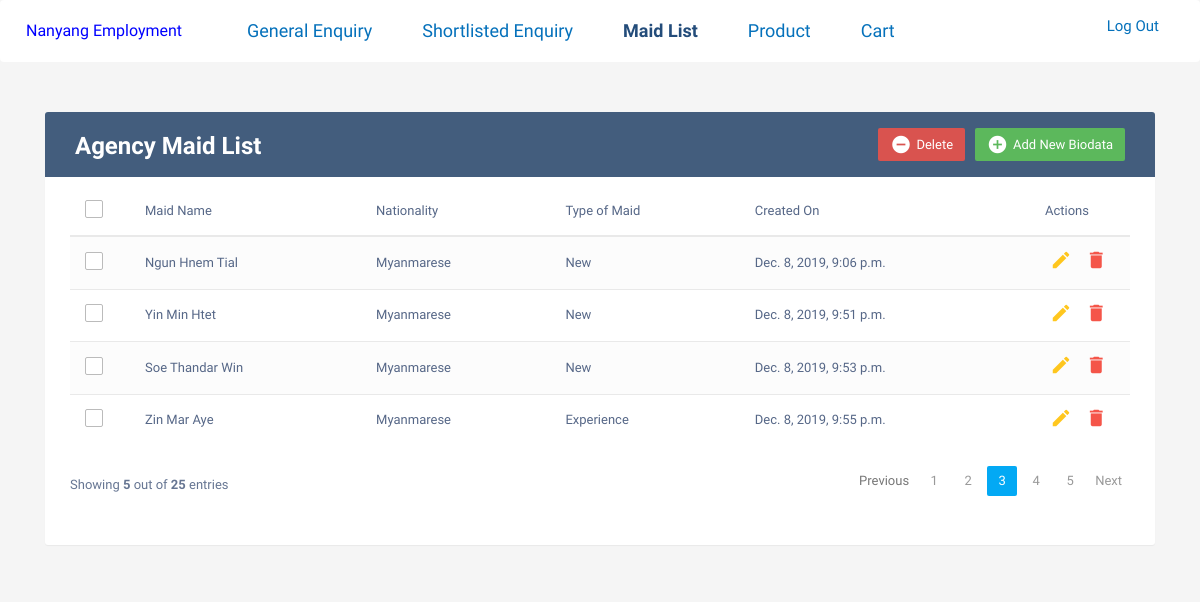
The page /agency/maid_list (signed in) on the database its author committed.
### accounts/models.py (models this page shows, shortened)
class Agency(models.Model):
    user = models.OneToOneField(User, on_delete=models.CASCADE, primary_key=True)
    agency_name = models.CharField(max_length=100, blank=False, null=True)
    agency_license = models.CharField(max_length=20, blank=False, null=True)
    office_no = models.CharField(max_length=20, blank=False, null=True)
    office_address = models.CharField(max_length=100, blank=False, null=True)
    handphone_no = models.CharField(max_length=20, blank=False)

### agency/models.py (models this page shows, shortened)
class Maid(models.Model):
    name = models.CharField(max_length=30, blank=False)
    nationality = models.CharField(
        max_length=50,
        choices = [
            ("Filipino", "Filipino"),
            ("Indonesian", "Indonesian"),
            ("Indian", "Indian"),
            ("Myanmarese", "Myanmarese"),
            ("Others", "Others"),
            ("No Preference", "No Preference"),
            ],
        default="No Preference"
        )
    type_of_maid = models.CharField(
        max_length=50,
        choices = [
            ("New", "New"),
            ("Transfer", "Transfer"),
            ("Experience", "Experience"),
            ("No Preference", "No Preference"),
            ],
        default="No Preference"
        )
    main_responsibility = models.CharField(
        max_length=50,
        choices = [
            ("Cooking", "Cooking"),
            ("Care for Children", "Care for Children"),
            ("Care for Elderly", "Care for Elderly"),
            ("Care for Disabled", "Care for Disabled"),
            ("General Housework", "General Housework"),
            ("No Preference", "No Preference"),
            ],
        default="No Preference"
        )
    language_ability = models.CharField(
        max_length=50,
        choices = [
            ("English", "English"),
            ("Mandarin/ Chinese Dialect", "Mandarin/ Chinese Dialect"),
            ("Bahasa Indonesia", "Bahasa Indonesia"),
            ("Hindi/ Tamil", "Hindi/ Tamil"),
            ("Burmese", "Burmese"),
            ("No Preference", "No Preference"),
            ],
        default="No Preference"
        )
    age = models.CharField(
        max_length=50,
        choices = [
            ("23 to 25", "23 to 25"),
            ("26 to 30", "26 to 30"),
            ("31 to 35", "31 to 35"),
            ("36 to 40", "36 to 40"),
            ("41 to 50", "41 to 50"),
            ("No Preference", "No Preference"),
            ],
        default="No Preference"
        )
    marital_status = models.CharField(
        max_length=50,
        choices = [
            ("Single", "Single"),
            ("Married", "Married"),
            ("Widowed", "Widowed"),
            ("Divorced", "Divoreced"),
            ("No Preference", "No Preference"),
            ],
        default="No Preference"
        )
    religion = models.CharField(
        max_length=50,
        choices = [
            ("None", "None"),
            ("Buddhist", "Buddhist"),
            ("Muslim", "Muslim"),
            ("Hindu", "Hindu"),
            ("Christian/ Catholic", "Christian/ Catholic"),
            ("Others", "Others"),
            ],
        default="None"
        )
    no_of_children = models.CharField(
        max_length=50,
        choices = [
            ("None", "None"),
            ("1", "1"),
            ("2", "2"),
            ("3", "3"),
            ("more than 3", "more than 3"),
            ],
        default="None"
        )
    education_level = models.CharField(
        max_length=50,
        choices = [
            ("High School", "High School"),
            ("College", "College"),
            ("Degree", "Degree"),
            ("Others", "Others"),
            ],
        default="Others"
        )
    agency_name = models.CharField(max_length=50, blank=False)
    agency_user = models.ForeignKey(Agency, on_delete=models.CASCADE, default=None)
    maid_photo = models.ImageField(upload_to="images/maidphoto", default=None)
    salary = models.IntegerField(blank=False, default=None)
    date_of_birth = models.DateField(blank=True, default=None)
    employment_history = models.TextField(blank=False, default="")
    created_on = models.DateTimeField(auto_now_add=True)

### agency/views.py (the view, shortened to what this page needs)
# urls.py: path('maid_list', maid_list, name="maid_list"),
@login_required
@agency_required
def maid_list(request):
    agency = Agency.objects.get(user=request.user)
    agency_user = Agency.objects.get(user=request.user)
    all_maid= Maid.objects.filter(agency_name=agency_user.agency_name)
    context = {
        'all_maid': all_maid,
        'agency': agency
    }
    return render(request, "maid_list.html", context)

### agency/templates/maid_list.html (shortened to what this page needs)
{% extends 'agency_base.html'%}
{% load static %}
{% block link %}
  <link rel="stylesheet" href="https://maxcdn.bootstrapcdn.com/font-awesome/4.7.0/css/font-awesome.min.css">
  <link rel="stylesheet" href="https://maxcdn.bootstrapcdn.com/bootstrap/3.3.7/css/bootstrap.min.css">
  <link rel="stylesheet" href="{% static "agency/agency_maid_list.css" %}" type="text/css" />
{% endblock %}
{% block navbar %}
  <li class="nav-item"><a class="nav-link" href="{% url 'enquiry' %}">General Enquiry</a></li>
  <li class="nav-item"><a class="nav-link" href="{% url 'shortlist_enquiry' %}">Shortlisted Enquiry</a></li>
  <li class="nav-item active"><a class="nav-link" href="{% url 'maid_list' %}">Maid List</a></li>
  <li class="nav-item"><a class="nav-link" href="{% url 'product' %}">Product</a></li>
  <li class="nav-item"><a class="nav-link" href="{% url 'agency_cart' %}">Cart</a></li>
{% endblock %}
{% block content %}
  <div class="container">
    <div class="table-wrapper">
      <div class="table-title">
        <div class="row">
          <div class="col-sm-6">
	          <h2><b style= "color: white !important;">Agency Maid List</b></h2>
    			</div>
    			<div class="col-sm-6">
    				<a href="#addBiodataModal" class="btn btn-success" data-toggle="modal" ><i class="material-icons" style= "color: white !important;">&#xE147;</i> <span style= "color: white !important;">Add New Biodata</span></a>
    				<a href="#deleteBiodataModal" class="btn btn-danger" data-toggle="modal"><i class="material-icons"style= "color: white !important;">&#xE15C;</i> <span style= "color: white !important;">Delete</span></a>
    			</div>
        </div>
      </div>
      <table class="table table-striped table-hover">
        <thead>
          <tr>
		        <th>
			        <span class="custom-checkbox">
				        <label for="selectAll"></label>
			        </span>
		        </th>
            <th>Maid Name</th>
            <th>Nationality</th>
		        <th>Type of Maid</th>
            <th>Created On</th>
            <th>Actions</th>
          </tr>
        </thead>
        <tbody>
        	{% for maid in all_maid %}
        	<tr>
            <td>
  						<span class="custom-checkbox">
  							<label for="checkbox{{ forloop.counter }}"></label>
  						</span>
  					</td>
            <td>{{ maid.name }}</td>
            <td>{{ maid.nationality }}</td>
  		  		<td>{{ maid.type_of_maid }}</td>
            <td>{{ maid.created_on }}</td>
            <td>
                <a href="{% url 'edit_biodata' maid.pk %}" class="edit" data-toggle="modal"><i class="material-icons" data-toggle="tooltip" title="Edit">&#xE254;</i></a>
                <a href="{% url 'delete_biodata' maid.pk %}" class="delete" data-toggle="modal"><i class="material-icons" data-toggle="tooltip" title="Delete">&#xE872;</i></a>
            </td>
          </tr>
        	{% endfor %}
        </tbody>
      </table>
      <div class="clearfix">
        <div class="hint-text">Showing <b>5</b> out of <b>25</b> entries</div>
        <ul class="pagination">
          <li class="page-item disabled"><a href="#">Previous</a></li>
          <li class="page-item"><a href="#" class="page-link">1</a></li>
          <li class="page-item"><a href="#" class="page-link">2</a></li>
          <li class="page-item active"><a href="#" class="page-link">3</a></li>
          <li class="page-item"><a href="#" class="page-link">4</a></li>
          <li class="page-item"><a href="#" class="page-link">5</a></li>
          <li class="page-item"><a href="#" class="page-link">Next</a></li>
        </ul>
      </div>
    </div>
  </div>
{% endblock %}

### template/agency_base.html (shortened to what this page needs)
{% load static %}
<!DOCTYPE html>
<html lang="en">
<head>
    <link rel="stylesheet" href="https://stackpath.bootstrapcdn.com/bootstrap/4.3.1/css/bootstrap.min.css" type="text/css" />
    <link rel="stylesheet" href="https://stackpath.bootstrapcdn.com/font-awesome/4.7.0/css/font-awesome.min.css" type="text/css" />
    <link rel="stylesheet" href="https://cdnjs.cloudflare.com/ajax/libs/hover.css/2.1.1/css/hover-min.css" type="text/css" />
    <link rel="stylesheet" href="{% static "style.css" %}" type="text/css" />
    {% block link %}{% endblock %}
</head>
<body>
<header>
  <nav class="navbar navbar-expand-lg navbar-light bg-white">
  <a class="navbar-brand" style="font-size:16px; color:blue;" href="{% url 'index' %}">{{ agency.agency_name }}</a>
  <div class="collapse navbar-collapse" id="navbarSupportedContent">
    <ul class="navbar-nav mr-auto">
      {% block navbar %}{% endblock %}
    </ul>
    <ul class="nav pull-right">
      {% if user.is_authenticated %}
         <li>
          <a class="nav-link" href="{% url 'logout' %}">Log Out</a>
        </li>
      {% endif %}
    </ul>
  </div>
</nav>
</header>
{% block content %}{% endblock %}
</body>
</html>

### static/style.css (style rules this page uses)
* { padding: 0; margin: 0; box-sizing: border-box; font-weight: 500; }
.active { font-size: 25px; }
.nav-item { padding: 0px 20px; font-weight:600; font-size: 18px; }
.nav-link { color: #0571bb !important; }
.active .nav-link { color: #234c7a !important; font-weight: bold; }
.btn { background-color: #808080; color: white; padding: 0px 40px; font-weight: 600; }
.hint-text { font-size: 18px; padding-bottom: 30px; opacity: 0.9; }
.hint-text { text-align:center; }
body { background: #F2F2F2; padding: 0; maring: 0; }
.nav { list-style-type: none; padding: 0; margin: 0; }
.nav li { display: inline-block; font-size: 15px; }
.pull-right { float: right; }

### static/agency/agency_maid_list.css (style rules this page uses)
body { color: #566787; background: #f5f5f5; font-family: 'Varela Round', sans-serif; font-size: 13px; }
.table-wrapper { background: #fff; padding: 20px 25px; margin: 30px 0; border-radius: 3px; box-shadow: 0 1px 1px rgba(0,0,0,.05); }
.table-title { padding-bottom: 15px; background: #435d7d; color: #fff; padding: 16px 30px; margin: -20px -25px 10px; border-radius: 3px 3px 0 0; }
.table-title h2 { margin: 5px 0 0; font-size: 24px; }
.table-title .btn { color: #fff; float: right; font-size: 13px; border: none; min-width: 50px; border-radius: 2px; border: none; outline: none !important; margin-left: 10px; }
.table-title .btn i { float: left; font-size: 21px; margin-right: 5px; }
.table-title .btn span { float: left; margin-top: 2px; }
table.table tr th, table.table tr td { border-color: #e9e9e9; padding: 12px 15px; vertical-align: middle; }
table.table tr th:first-child { width: 60px; }
table.table tr th:last-child { width: 100px; }
table.table-striped tbody tr:nth-of-type(odd) { background-color: #fcfcfc; }
table.table td:last-child i { opacity: 0.9; font-size: 22px; margin: 0 5px; }
table.table td a { font-weight: bold; color: #566787; display: inline-block; text-decoration: none; outline: none !important; }
table.table td a.edit { color: #FFC107; }
table.table td a.delete { color: #F44336; }
table.table td i { font-size: 19px; }
.pagination { float: right; margin: 0 0 5px; }
.pagination li a { border: none; font-size: 13px; min-width: 30px; min-height: 30px; color: #999; margin: 0 2px; line-height: 30px; border-radius: 2px !important; text-align: center; padding: 0 6px; }
.pagination li.active a, .pagination li.active a.page-link { background: #03A9F4; }
.hint-text { float: left; margin-top: 10px; font-size: 13px; }
.custom-checkbox { position: relative; }
.custom-checkbox label:before { width: 18px; height: 18px; }
.custom-checkbox label:before { content: ''; margin-right: 10px; display: inline-block; vertical-align: text-top; background: white; border: 1px solid #bbb; border-radius: 2px; box-sizing: border-box; z-index: 2; }
.table { color: #566787 !important; }

### rows shown on the page
Agency: agency_name "Nanyang Employment"
Maid: name "Ngun Hnem Tial", nationality "Myanmarese", type_of_maid "New", created_on "Dec. 8, 2019, 9:06 p.m."
Maid: name "Yin Min Htet", nationality "Myanmarese", type_of_maid "New", created_on "Dec. 8, 2019, 9:51 p.m."
Maid: name "Soe Thandar Win", nationality "Myanmarese", type_of_maid "New", created_on "Dec. 8, 2019, 9:53 p.m."
Maid: name "Zin Mar Aye", nationality "Myanmarese", type_of_maid "Experience", created_on "Dec. 8, 2019, 9:55 p.m."
